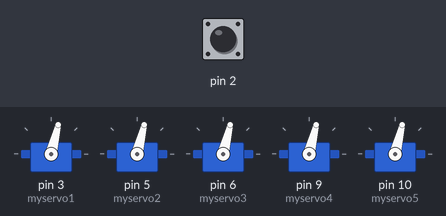
Bench run of a sketch on a simulated Arduino Uno, built with avr-gcc and run on an emulated ATmega328P. Parts: 5 × servo. The inputs (shaded band) are chosen by the test bench; at power-on: pin 2 HIGH.

Above: at 0.05 s.
At 1.0 s:
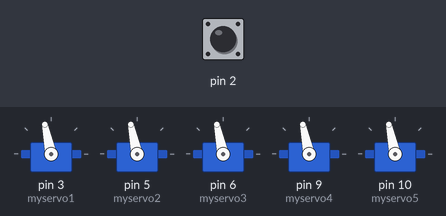
At 1.7 s:
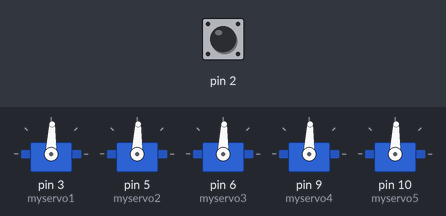
Timing chart, 0 to 5.0 s (numbered marks = the images above):
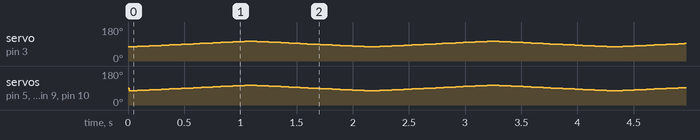

The sketch:

servo.ino
```cpp
#include <Servo.h>

Servo myservo1;  // D3, D5, D6, D9, D10, D11
Servo myservo2;
Servo myservo3;
Servo myservo4;
Servo myservo5;
const int led = 4;

/*2、3为中断口，分别对应中断0、中断1
LOW 当引脚为低电平时，触发中断
CHANGE 当引脚电平发生改变时，触发中断
RISING 当引脚由低电平变为高电平时，触发中断
FALLING 当引脚由高电平变为低电平时，触发中断.*/

int val;    // variable to read the value from the analog pin
void setup() {
  myservo1.attach(3);  // attaches the servo on pin 9 to the servo object
  myservo2.attach(5);
  myservo3.attach(6);
  myservo4.attach(9);
  myservo5.attach(10);
  Serial.begin(9600);
  while(Serial.read()>= 0){}
  attachInterrupt(digitalPinToInterrupt(2),
                  onChange, CHANGE);
}

void loop() {
  //while (Serial.available() > 0)val = Serial.readString().toInt();
  for(int i=75;i<105;i++){
  loop_servo(i);                  // sets the servo position according to the scaled value
  delay(20);                           // waits for the servo to get there
  }
  for(int i=105;i>74;i--){
  loop_servo(i);                  // sets the servo position according to the scaled value
  delay(20);                           // waits for the servo to get there
  }
}

void loop_servo(int x){
  for(int i=1;i<=5;i++){
    servo(i,x);
    delay(3);
  }
}

void servo(int x,int y){
  switch(x){
    case 1:myservo1.write(y);break;
    case 2:myservo2.write(y);break;
    case 3:myservo3.write(y);break;
    case 4:myservo4.write(y);break;
    case 5:myservo5.write(y);break;
  }
}

void onChange()
{
   if ( digitalRead(2) == LOW )
      digitalWrite(led,1);
   else
      digitalWrite(led,0);
}
```
